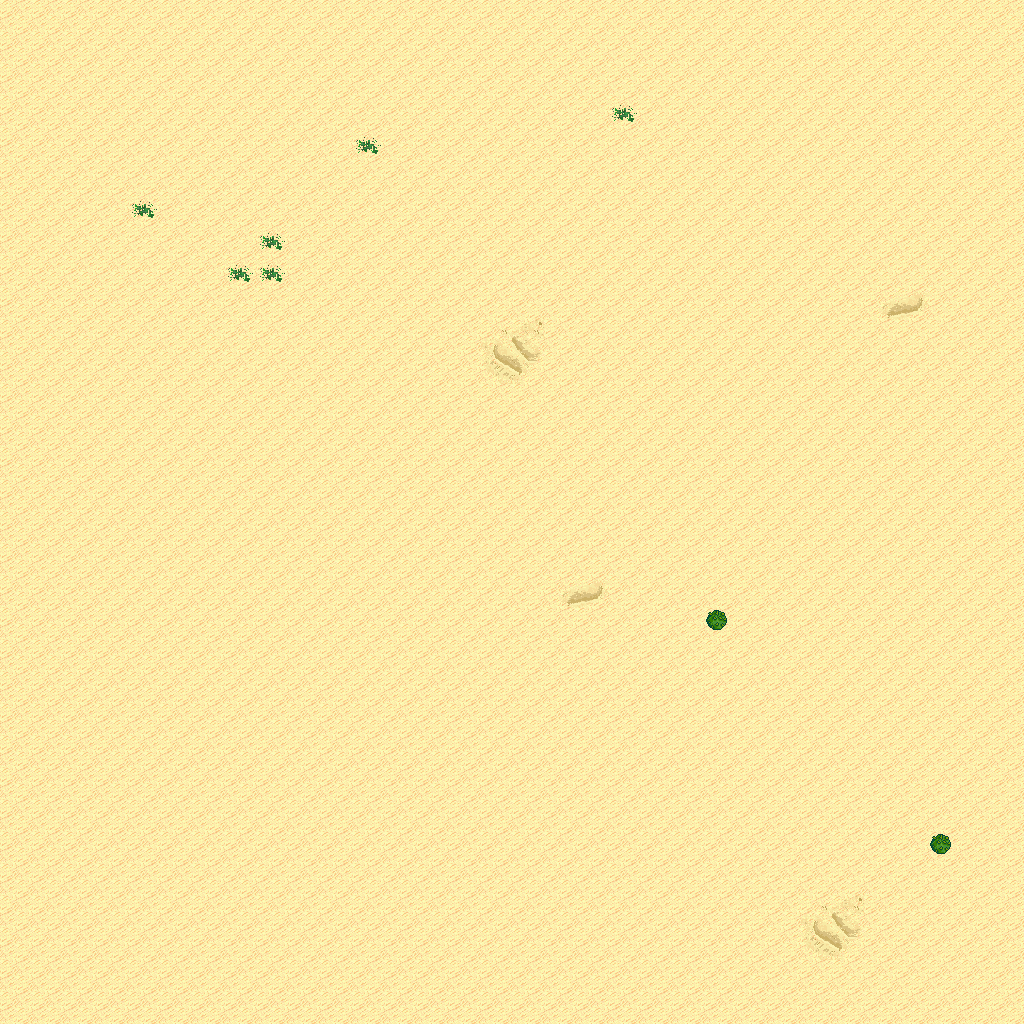

A 2D game scene composited from a Tiled map and its tileset images. What follows is a short description and the map's XML, with each tile layer's data collapsed to a summary:
An orthogonal 32x32 tile map with 32x32 px tiles, 5 tile layers (Ground, Objects, Objects2, Above, ...), 1 hidden layer not drawn, 6 tilesets.

<map version="1.10" tiledversion="1.11.0" orientation="orthogonal" renderorder="right-down" width="32" height="32" tilewidth="32" tileheight="32" infinite="0" nextlayerid="11" nextobjectid="1">
 <tileset firstgid="1" name="logic_collision" tilewidth="32" tileheight="32" tilecount="1" columns="1">
  <image source="../drawable/logic_collision.png" width="32" height="32" />
 </tileset>
 <tileset firstgid="2" name="terrain_desert" tilewidth="32" tileheight="32" tilecount="88" columns="8">
  <image source="../drawable/terrain_desert.png" width="256" height="352" />
 </tileset>
 <tileset firstgid="90" name="ground_sand_2" tilewidth="32" tileheight="32" tilecount="15" columns="5">
  <image source="../drawable/ground_sand_2.png" width="160" height="96" />
 </tileset>
 <tileset firstgid="105" name="plant_cactus_2" tilewidth="32" tileheight="32" tilecount="10" columns="5">
  <image source="../drawable/plant_cactus_2.png" width="160" height="64" />
 </tileset>
 <tileset firstgid="115" name="plant_cactus" tilewidth="32" tileheight="32" tilecount="2" columns="1">
  <image source="../drawable/plant_cactus.png" width="32" height="64" />
 </tileset>
 <tileset firstgid="117" name="plant_round_cactuses" tilewidth="32" tileheight="32" tilecount="20" columns="10">
  <image source="../drawable/plant_round_cactuses.png" width="320" height="64" />
 </tileset>
 <layer id="1" name="Ground" width="32" height="32">
  <data>[1024 cells, 1024 non-empty, 8 distinct tile ids]</data>
 </layer>
 <layer id="2" name="Objects" width="32" height="32">
  <data>[1024 cells, 2 non-empty, 1 distinct tile ids]</data>
 </layer>
 <layer id="3" name="Objects2" width="32" height="32">
  <data>[1024 cells, 0 non-empty, 0 distinct tile ids]</data>
 </layer>
 <layer id="4" name="Above" width="32" height="32">
  <data>[1024 cells, 0 non-empty, 0 distinct tile ids]</data>
 </layer>
 <layer id="5" name="Above2" width="32" height="32">
  <data>[1024 cells, 0 non-empty, 0 distinct tile ids]</data>
 </layer>
 <layer id="6" name="Walkable" width="32" height="32" visible="0">
  <data>[1024 cells, 2 non-empty, 1 distinct tile ids]</data>
 </layer>
 <objectgroup id="7" name="Mapevents" />
 <objectgroup id="8" name="Spawn" />
 <objectgroup id="9" name="Keys" />
 <objectgroup id="10" name="Replace" />
</map>
